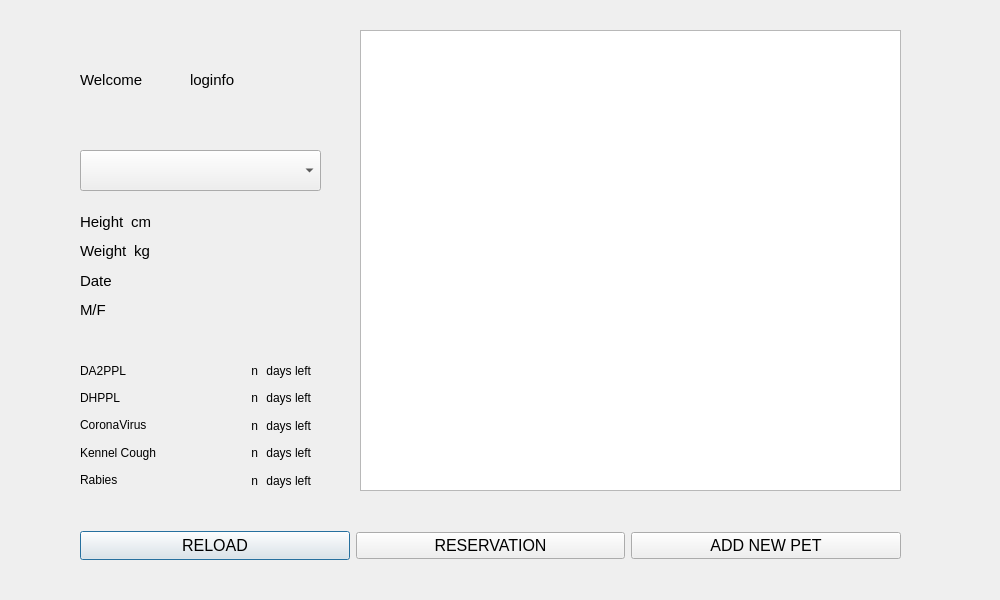
<?xml version="1.0" encoding="UTF-8"?>
<ui version="4.0">
 <class>Home</class>
 <widget class="QDialog" name="Home">
  <property name="geometry">
   <rect>
    <x>0</x>
    <y>0</y>
    <width>1000</width>
    <height>600</height>
   </rect>
  </property>
  <property name="windowTitle">
   <string>Dialog</string>
  </property>
  <property name="styleSheet">
   <string notr="true"/>
  </property>
  <widget class="QComboBox" name="cbx_dogname">
   <property name="geometry">
    <rect>
     <x>80</x>
     <y>150</y>
     <width>241</width>
     <height>41</height>
    </rect>
   </property>
   <property name="font">
    <font>
     <family>Arial</family>
    </font>
   </property>
  </widget>
  <widget class="QTableView" name="tb_record">
   <property name="geometry">
    <rect>
     <x>360</x>
     <y>30</y>
     <width>541</width>
     <height>461</height>
    </rect>
   </property>
   <property name="font">
    <font>
     <family>Arial</family>
    </font>
   </property>
  </widget>
  <widget class="QWidget" name="layoutWidget">
   <property name="geometry">
    <rect>
     <x>80</x>
     <y>510</y>
     <width>821</width>
     <height>71</height>
    </rect>
   </property>
   <property name="font">
    <font>
     <family>Arial</family>
    </font>
   </property>
   <layout class="QHBoxLayout" name="horizontalLayout">
    <item>
     <widget class="QPushButton" name="btn_reload">
      <property name="maximumSize">
       <size>
        <width>16777215</width>
        <height>29</height>
       </size>
      </property>
      <property name="font">
       <font>
        <family>Arial</family>
        <pointsize>12</pointsize>
       </font>
      </property>
      <property name="text">
       <string>RELOAD</string>
      </property>
     </widget>
    </item>
    <item>
     <widget class="QPushButton" name="btn_reservation">
      <property name="font">
       <font>
        <family>Arial</family>
        <pointsize>12</pointsize>
       </font>
      </property>
      <property name="text">
       <string>RESERVATION</string>
      </property>
     </widget>
    </item>
    <item>
     <widget class="QPushButton" name="btn_create_new">
      <property name="font">
       <font>
        <family>Arial</family>
        <pointsize>12</pointsize>
       </font>
      </property>
      <property name="text">
       <string>ADD NEW PET</string>
      </property>
     </widget>
    </item>
   </layout>
  </widget>
  <widget class="QLabel" name="lb_loginfo">
   <property name="geometry">
    <rect>
     <x>190</x>
     <y>70</y>
     <width>81</width>
     <height>20</height>
    </rect>
   </property>
   <property name="font">
    <font>
     <family>Arial</family>
     <pointsize>11</pointsize>
    </font>
   </property>
   <property name="text">
    <string>loginfo</string>
   </property>
  </widget>
  <widget class="QLabel" name="label">
   <property name="geometry">
    <rect>
     <x>80</x>
     <y>70</y>
     <width>81</width>
     <height>20</height>
    </rect>
   </property>
   <property name="font">
    <font>
     <family>Arial</family>
     <pointsize>11</pointsize>
    </font>
   </property>
   <property name="text">
    <string>Welcome</string>
   </property>
  </widget>
  <widget class="QWidget" name="layoutWidget">
   <property name="geometry">
    <rect>
     <x>80</x>
     <y>210</y>
     <width>86</width>
     <height>111</height>
    </rect>
   </property>
   <property name="font">
    <font>
     <family>Arial</family>
     <pointsize>11</pointsize>
    </font>
   </property>
   <layout class="QVBoxLayout" name="verticalLayout">
    <item>
     <layout class="QHBoxLayout" name="horizontalLayout_2">
      <item>
       <widget class="QLabel" name="lb_height">
        <property name="font">
         <font>
          <family>Arial</family>
          <pointsize>11</pointsize>
         </font>
        </property>
        <property name="text">
         <string>Height</string>
        </property>
       </widget>
      </item>
      <item>
       <widget class="QLabel" name="label_6">
        <property name="font">
         <font>
          <family>Arial</family>
          <pointsize>11</pointsize>
         </font>
        </property>
        <property name="text">
         <string>cm</string>
        </property>
       </widget>
      </item>
     </layout>
    </item>
    <item>
     <layout class="QHBoxLayout" name="horizontalLayout_3">
      <item>
       <widget class="QLabel" name="lb_weight">
        <property name="font">
         <font>
          <family>Arial</family>
          <pointsize>11</pointsize>
         </font>
        </property>
        <property name="text">
         <string>Weight</string>
        </property>
       </widget>
      </item>
      <item>
       <widget class="QLabel" name="label_7">
        <property name="font">
         <font>
          <family>Arial</family>
          <pointsize>11</pointsize>
         </font>
        </property>
        <property name="text">
         <string>kg</string>
        </property>
       </widget>
      </item>
     </layout>
    </item>
    <item>
     <widget class="QLabel" name="lb_date">
      <property name="font">
       <font>
        <family>Arial</family>
        <pointsize>11</pointsize>
       </font>
      </property>
      <property name="text">
       <string>Date</string>
      </property>
     </widget>
    </item>
    <item>
     <widget class="QLabel" name="lb_male_female">
      <property name="font">
       <font>
        <family>Arial</family>
        <pointsize>11</pointsize>
       </font>
      </property>
      <property name="text">
       <string>M/F</string>
      </property>
     </widget>
    </item>
   </layout>
  </widget>
  <widget class="QWidget" name="layoutWidget">
   <property name="geometry">
    <rect>
     <x>210</x>
     <y>360</y>
     <width>101</width>
     <height>131</height>
    </rect>
   </property>
   <layout class="QVBoxLayout" name="verticalLayout_2">
    <item>
     <layout class="QHBoxLayout" name="horizontalLayout_8">
      <item>
       <widget class="QLabel" name="lb_delta0">
        <property name="font">
         <font>
          <family>Arial</family>
         </font>
        </property>
        <property name="text">
         <string>n</string>
        </property>
        <property name="alignment">
         <set>Qt::AlignRight|Qt::AlignTrailing|Qt::AlignVCenter</set>
        </property>
       </widget>
      </item>
      <item>
       <widget class="QLabel" name="lb_dayleft0">
        <property name="font">
         <font>
          <family>Arial</family>
         </font>
        </property>
        <property name="text">
         <string>days left</string>
        </property>
        <property name="alignment">
         <set>Qt::AlignRight|Qt::AlignTrailing|Qt::AlignVCenter</set>
        </property>
       </widget>
      </item>
     </layout>
    </item>
    <item>
     <layout class="QHBoxLayout" name="horizontalLayout_5">
      <item>
       <widget class="QLabel" name="lb_delta1">
        <property name="font">
         <font>
          <family>Arial</family>
         </font>
        </property>
        <property name="text">
         <string>n</string>
        </property>
        <property name="alignment">
         <set>Qt::AlignRight|Qt::AlignTrailing|Qt::AlignVCenter</set>
        </property>
       </widget>
      </item>
      <item>
       <widget class="QLabel" name="lb_dayleft1">
        <property name="font">
         <font>
          <family>Arial</family>
         </font>
        </property>
        <property name="text">
         <string>days left</string>
        </property>
        <property name="alignment">
         <set>Qt::AlignRight|Qt::AlignTrailing|Qt::AlignVCenter</set>
        </property>
       </widget>
      </item>
     </layout>
    </item>
    <item>
     <layout class="QHBoxLayout" name="horizontalLayout_4">
      <item>
       <widget class="QLabel" name="lb_delta2">
        <property name="font">
         <font>
          <family>Arial</family>
         </font>
        </property>
        <property name="text">
         <string>n</string>
        </property>
        <property name="alignment">
         <set>Qt::AlignRight|Qt::AlignTrailing|Qt::AlignVCenter</set>
        </property>
       </widget>
      </item>
      <item>
       <widget class="QLabel" name="lb_dayleft2">
        <property name="font">
         <font>
          <family>Arial</family>
         </font>
        </property>
        <property name="text">
         <string>days left</string>
        </property>
        <property name="alignment">
         <set>Qt::AlignRight|Qt::AlignTrailing|Qt::AlignVCenter</set>
        </property>
       </widget>
      </item>
     </layout>
    </item>
    <item>
     <layout class="QHBoxLayout" name="horizontalLayout_6">
      <item>
       <widget class="QLabel" name="lb_delta3">
        <property name="font">
         <font>
          <family>Arial</family>
         </font>
        </property>
        <property name="text">
         <string>n</string>
        </property>
        <property name="alignment">
         <set>Qt::AlignRight|Qt::AlignTrailing|Qt::AlignVCenter</set>
        </property>
       </widget>
      </item>
      <item>
       <widget class="QLabel" name="lb_dayleft3">
        <property name="font">
         <font>
          <family>Arial</family>
         </font>
        </property>
        <property name="text">
         <string>days left</string>
        </property>
        <property name="alignment">
         <set>Qt::AlignRight|Qt::AlignTrailing|Qt::AlignVCenter</set>
        </property>
       </widget>
      </item>
     </layout>
    </item>
    <item>
     <layout class="QHBoxLayout" name="horizontalLayout_7">
      <item>
       <widget class="QLabel" name="lb_delta4">
        <property name="font">
         <font>
          <family>Arial</family>
         </font>
        </property>
        <property name="text">
         <string>n</string>
        </property>
        <property name="alignment">
         <set>Qt::AlignRight|Qt::AlignTrailing|Qt::AlignVCenter</set>
        </property>
       </widget>
      </item>
      <item>
       <widget class="QLabel" name="lb_dayleft4">
        <property name="font">
         <font>
          <family>Arial</family>
         </font>
        </property>
        <property name="text">
         <string>days left</string>
        </property>
        <property name="alignment">
         <set>Qt::AlignRight|Qt::AlignTrailing|Qt::AlignVCenter</set>
        </property>
       </widget>
      </item>
     </layout>
    </item>
   </layout>
  </widget>
  <widget class="QWidget" name="layoutWidget">
   <property name="geometry">
    <rect>
     <x>80</x>
     <y>360</y>
     <width>100</width>
     <height>130</height>
    </rect>
   </property>
   <layout class="QVBoxLayout" name="verticalLayout_3">
    <item>
     <widget class="QLabel" name="lb_da2ppl">
      <property name="text">
       <string>DA2PPL</string>
      </property>
     </widget>
    </item>
    <item>
     <widget class="QLabel" name="lb_dhppl">
      <property name="text">
       <string>DHPPL</string>
      </property>
     </widget>
    </item>
    <item>
     <widget class="QLabel" name="lb_coronavirus">
      <property name="text">
       <string>CoronaVirus</string>
      </property>
     </widget>
    </item>
    <item>
     <widget class="QLabel" name="lb_kennelcough">
      <property name="text">
       <string>Kennel Cough</string>
      </property>
     </widget>
    </item>
    <item>
     <widget class="QLabel" name="lb_rabies">
      <property name="text">
       <string>Rabies</string>
      </property>
     </widget>
    </item>
   </layout>
  </widget>
 </widget>
 <resources/>
 <connections/>
</ui>
